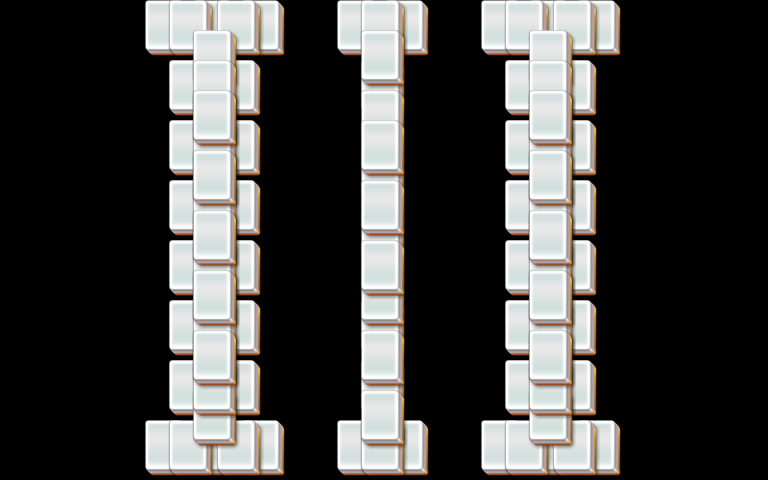

This game map was drawn from its Tiled (.tmx) file and the tilesets committed beside it. A one-line description and the trimmed map source follow:
An orthogonal 32x16 tile map with 24x30 px tiles, 5 tile layers (layer1, layer2, layer3, layer4, ...).

<map version="1.0" orientation="orthogonal" width="32" height="16" tilewidth="24" tileheight="30">
 <properties>
  <property name="species" value="35" />
 </properties>
 <tileset firstgid="1" name="mahjong" tilewidth="48" tileheight="60">
  <image source="mahjong.png" />
 </tileset>
 <layer name="layer1" width="32" height="16">
  <data>[512 cells, 46 non-empty, 1 distinct tile ids]</data>
 </layer>
 <layer name="layer2" width="32" height="16">
  <data>[512 cells, 40 non-empty, 1 distinct tile ids]</data>
 </layer>
 <layer name="layer3" width="32" height="16">
  <data>[512 cells, 21 non-empty, 1 distinct tile ids]</data>
 </layer>
 <layer name="layer4" width="32" height="16">
  <data>[512 cells, 15 non-empty, 1 distinct tile ids]</data>
 </layer>
 <layer name="layer5" width="32" height="16">
  <data>[512 cells, 10 non-empty, 1 distinct tile ids]</data>
 </layer>
</map>
